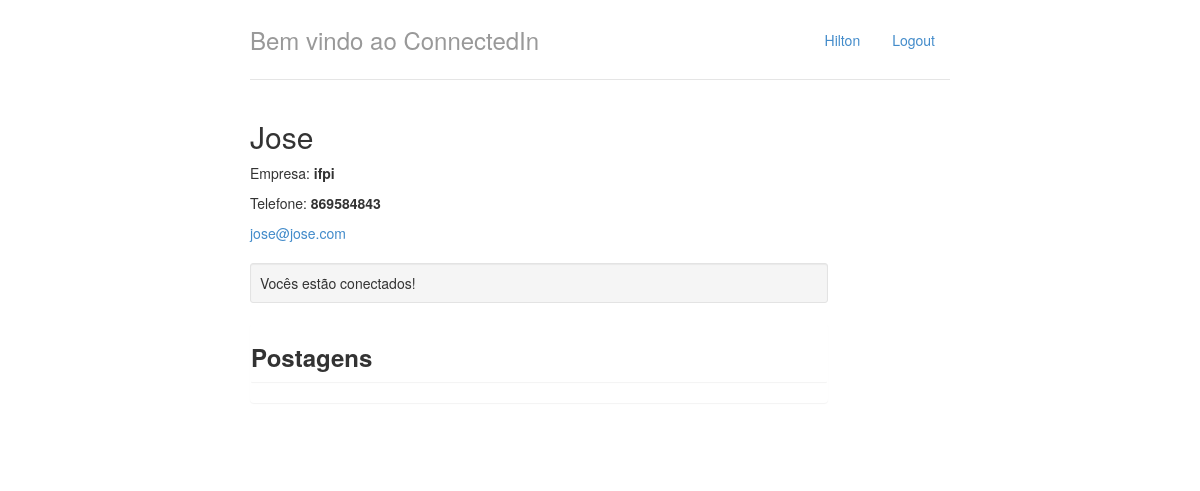
The app's page /perfil/2 (signed in) with its own data.
### perfis/models.py (models this page shows, shortened)
class Perfil(models.Model):
    nome = models.CharField(max_length=255, null=False)
    telefone = models.CharField(max_length=15, null=False)
    nome_empresa = models.CharField(max_length=255, null=False)
    contatos = models.ManyToManyField('self', related_name='contatos')
    usuario = models.OneToOneField(User, related_name="perfil", on_delete=models.CASCADE)
    @property
    def email(self):
        return self.usuario.email

### perfis/views.py (the view)
# urls.py: path('perfil/<int:perfil_id>', perfil_v.display, name='exibir'),
@login_required
def display(request, perfil_id):
    perfil = Perfil.objects.get(id=perfil_id)
    perfil_logado = get_perfil_logado(request)
    eh_contato = perfil in perfil_logado.contatos.all()
    return render(request, 'perfil.html',
                  {'perfil' : perfil,
                   'perfil_logado' : get_perfil_logado(request),
                   'eh_contato' : eh_contato,
                   'postagens': Postagem.objects.all().order_by("-data")})

### perfis/views.py (called while the page is built)
@login_required
def get_perfil_logado(request):
    return request.user.perfil

### perfis/templates/perfil.html (shortened to what this page needs)
{% extends "base.html" %}
{% block body %}
    <div class="row">
        <div class="col-lg-10">
            <h2 style="margin-top: 0">{{perfil.nome}}</h2>
            <address>
                <p title="Empresa">Empresa: <strong>{{perfil.nome_empresa}}</strong></p>
                <p title="Telefone">Telefone: <strong>{{perfil.telefone}}</strong></p>
                <a href="mailto:{{perfil.email}}">{{perfil.email}}</a>
            </address>
            {% if eh_contato %}
                <div class="well well-sm">
                    Vocês estão conectados!
                </div>
            {% else %}
                <a href="{% url 'convidar' perfil.id %}"class="btn btn-success" role="button">
                    Convidar
                </a>
            {% endif %}
        <div class="panel heading">
            <h3><strong>Postagens</strong></h3>
            <div class="panel panel-group">
            </div>
        </div>
        </div>
    </div>
{% endblock %}

### perfis/templates/base.html (shortened to what this page needs)
{% load static %}
<!DOCTYPE html>
<html lang="pt-br">
    <head>
        <link href="{% static "styles/bootstrap.css" %}" rel="stylesheet"/>
        <link href="{% static "styles/main.css" %}" rel="stylesheet"/>
    </head>
    <body>
        <div class="container">
            <div class="header">
                <ul class="nav nav-pills pull-right">
                    <li><a href="{% url 'index' %}">{{perfil_logado.nome}}</a></li>
                    <li><a href="/logout/">Logout</a></li>
                </ul>
                <h3 class="text-muted">Bem vindo ao ConnectedIn</h3>
            </div>
            <div class="row content">
                {% block body %}
                {% endblock %}
            </div>
        </div>
    </body>
</html>

### perfis/static/styles/main.css (style rules this page uses)
body { padding-top: 20px; padding-bottom: 20px; }
.header, .content, .footer { padding-left: 15px; padding-right: 15px; }
.header { border-bottom: 1px solid #e5e5e5; }
.header h3 { margin-top: 0; margin-bottom: 0; line-height: 40px; padding-bottom: 19px; }
@media (min-width: 768px) { .container { max-width: 730px; } }
.content { margin: 40px 0; }
@media screen and (min-width: 768px) { .header, .content, .footer { padding-left: 0; padding-right: 0; } }
@media screen and (min-width: 768px) { .header { margin-bottom: 30px; } }

### records on screen
Perfil: nome "Hilton"
Perfil: nome "Jose", nome_empresa "ifpi", telefone "869584843", email "jose@jose.com"
